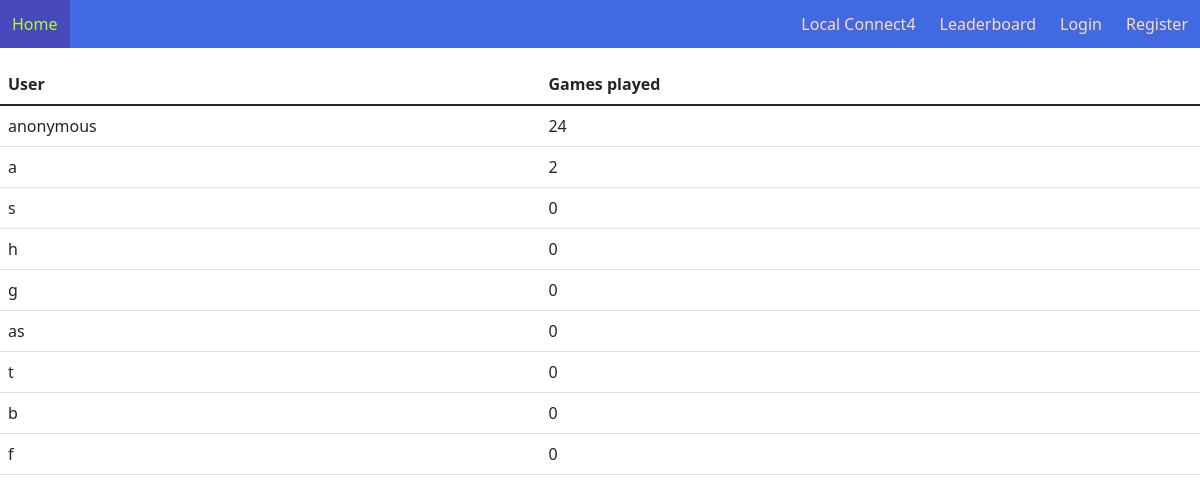
The page /leaderboard on the database as committed earlier.
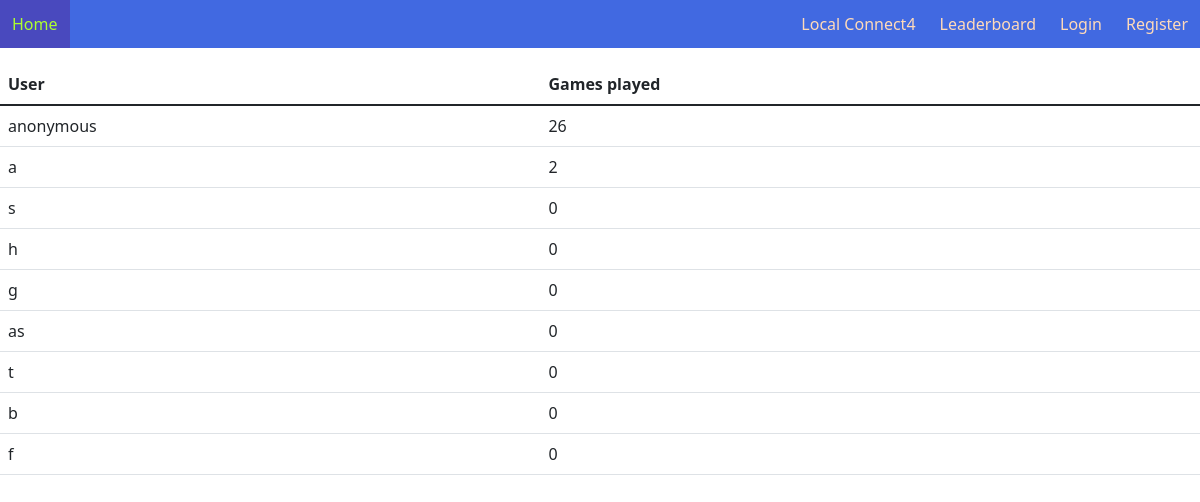
The same page on the database as committed later.
### tables this page shows
CREATE TABLE users (
id INTEGER PRIMARY KEY AUTOINCREMENT NOT NULL,
name TEXT UNIQUE NOT NULL,
hashed_password TEXT NOT NULL,
rank INT
);

### app.py (the view)
@app.route("/leaderboard")
def leaderboard():
    db = sqlite3.connect("user_info.db")
    cursor = db.cursor()
    cursor.execute("SELECT name, rank FROM users ORDER BY rank DESC;")
    users = cursor.fetchall()
    return render_template("leaderboard.html", users=users)

### templates/leaderboard.html (shortened to what this page needs)
{% extends "template.html" %}
{% block main %}
<table class="table">
    <thead>
        <th>
            User
        </th>
        <th>
            Games played
        </th>
    </thead>
    <tbody>
        {% for user in users %}
        <tr>
            <td>
                {{ user[0] }}
            </td>
            <td>
                {{ user[1] }}
            </td>
        </tr>
        {% endfor %}
    </tbody>
</table>
{% endblock %}

### templates/template.html (shortened to what this page needs)
<!DOCTYPE html>
<html lang="en">
    <head>
        <link href="https://cdn.jsdelivr.net/npm/bootstrap@5.1.3/dist/css/bootstrap.min.css" rel="stylesheet">
        <link href="/static/styles.css" rel="stylesheet">
    </head>
    <body>
        <ul class="navList">
            <a href="/" class="selfLeft"><li>Home</li></a>
            <a href="/"><li>Local Connect4</li></a>
            <a href="{{ url_for("leaderboard") }}"><li>Leaderboard</li></a>
            {% if session["user_id"] %}
            <a href="{{ url_for("live_game") }}"><li>Play online</li></a>
            <a href="{{ url_for("logout") }}"><li>Logout</li></a>
            {% else %}
            <a href="{{ url_for("login") }}"><li>Login</li></a>
            <a href="{{ url_for("register") }}"><li>Register</li></a>
            {% endif %}
        </ul>
        <main>
            {% block main %}
            {% endblock %}
        </main>
    </body>
</html>

### static/styles.css (style rules this page uses)
body { margin: 0; }
.navList { display: flex; flex-flow: row; margin: 0; padding: 0; margin-bottom: 1em; background-color: royalblue; list-style: none; }
.navList li { padding: 12px; color: peachpuff; }
.navList a { text-decoration: none; color: rgb(56, 165, 129); }
.selfLeft { margin-right: auto; }
:root { --square-size: 100%; --token-size: calc(var(--square-size)*0.95); }

Rows that differ between the two databases and show on the page:
changed users "anonymous": rank "24" → "26"
